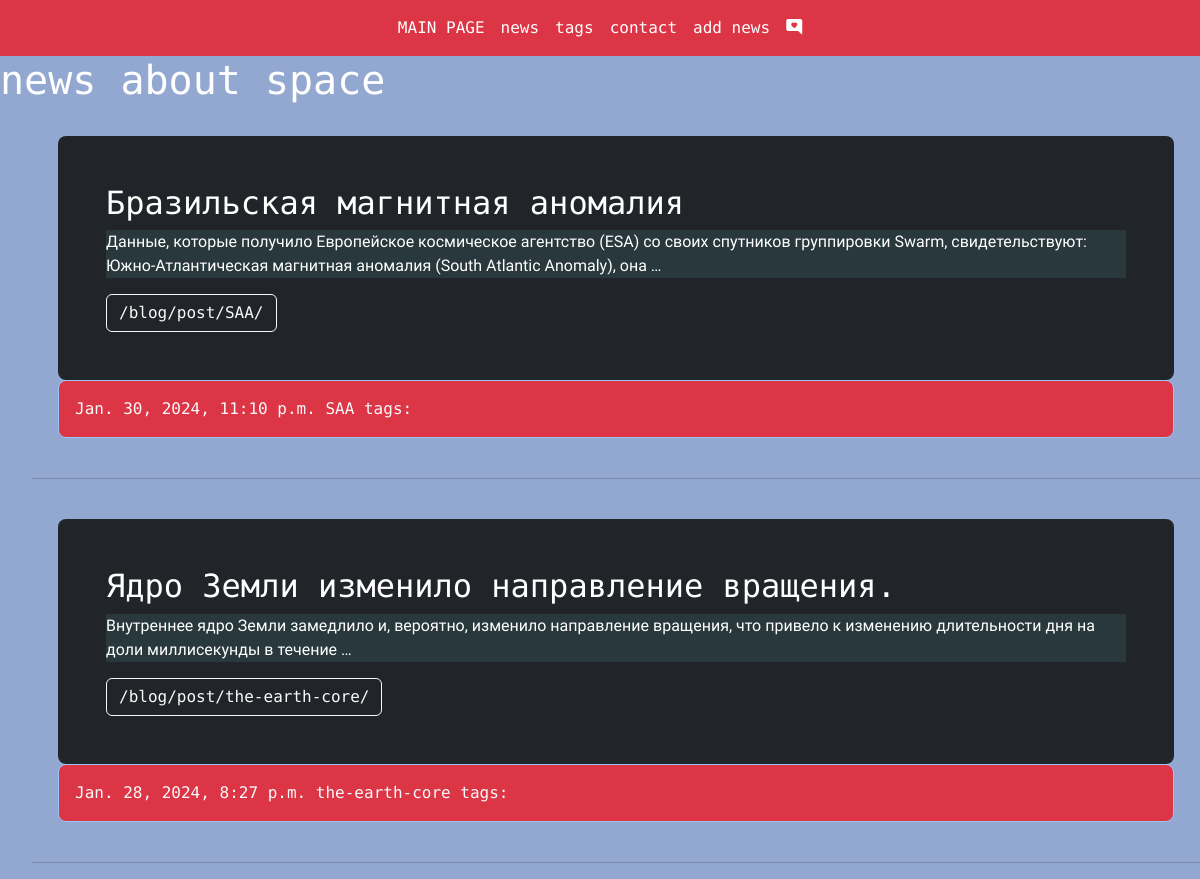
Page /blog/ on the earlier database version.
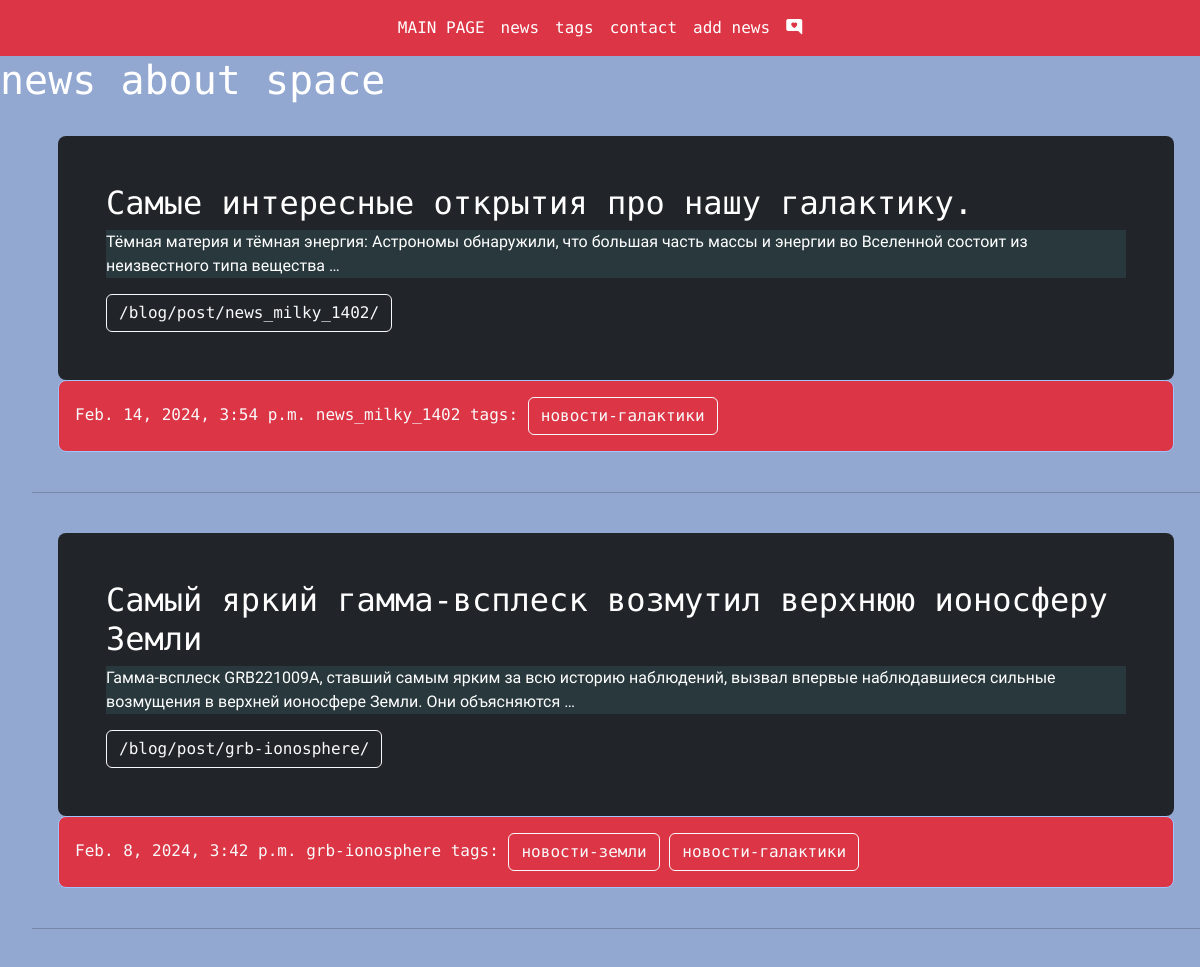
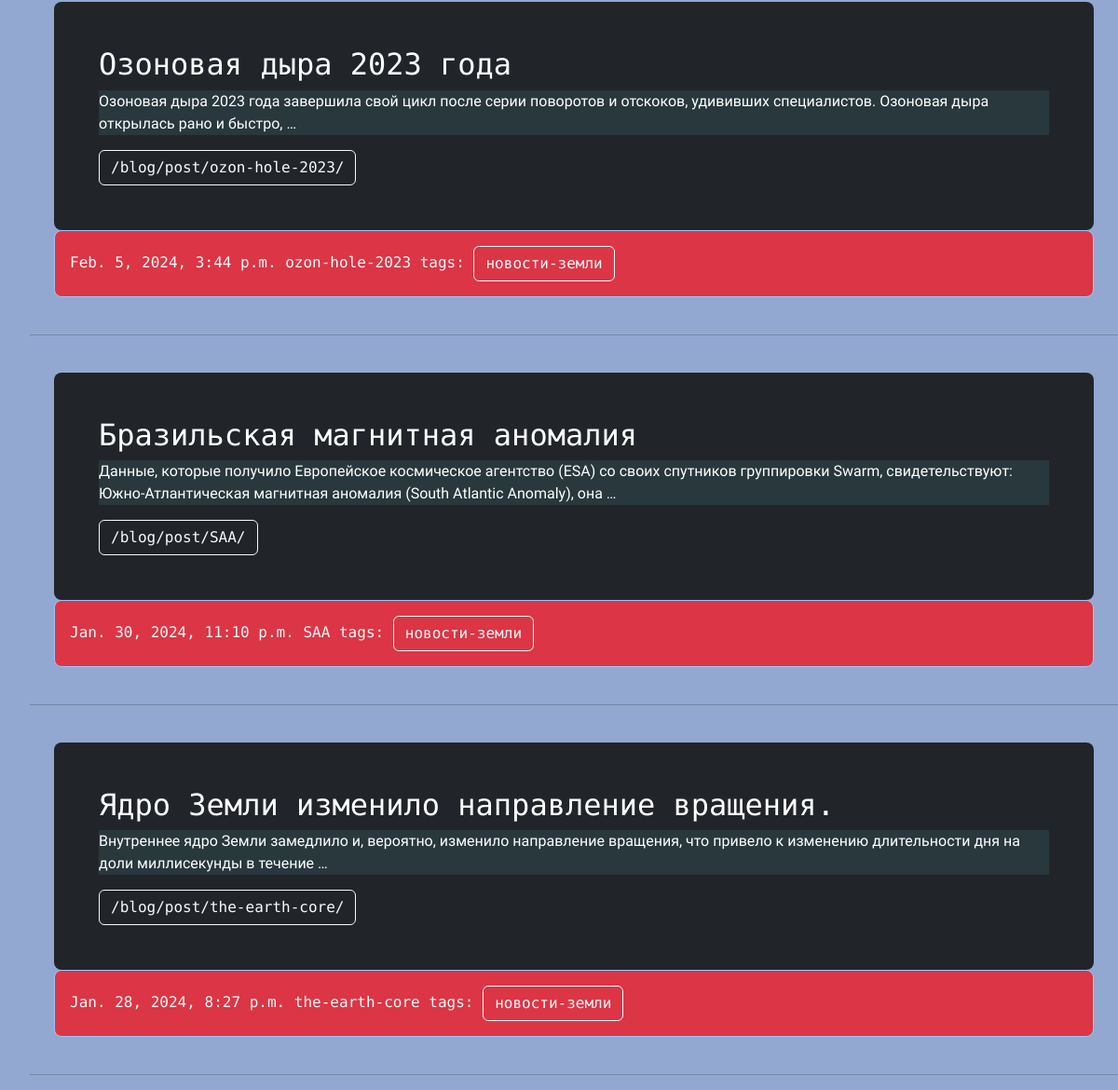
Same page on the later database version (2 pictures, top to bottom).
### blog/models.py (models this page shows, shortened)
class SkyNews(models.Model):
    title = models.CharField(max_length=255, verbose_name="Заголовок")#строковое поле с ограничением кол-ва ввода
    slug = models.SlugField(max_length=255, db_index=True, unique=True)
    newscontent = models.TextField(blank=True)#бланк тру - можно ниче не передавать
    time_create = models.DateTimeField(auto_now_add=True)
    time_update = models.DateTimeField(auto_now=True)
    is_published = models.BooleanField(default=True)
    tags = models.ManyToManyField('Tag', blank=True, related_name='posts')
    photo = models.ImageField(upload_to='photos/%Y/%m/%d/', default=None,
                              blank=True, null=True, verbose_name='фото')
    ''' This is a Python function that returns the absolute URL for a specific object instance in Django
   web framework. It uses the reverse function from django.urls module to generate the URL by
   reversing the URL configuration. In this case, it reverses the 'posts_detail' view name and
    passes the keyword argument 'slug' with the value of the current object's slug attribute (self.slug).
     This method is commonly used in class-based
   views (CBV) when you need to create links to detail pages for individual objects.'''
    def get_absolute_url(self):
        return reverse('posts_detail', kwargs={'slug': self.slug})
    class Meta:
        ordering = ['-time_create']
        indexes = [
            models.Index(fields=['-time_create'])
        ]

class Tag(models.Model):
    title = models.CharField(max_length=50, db_index=True, verbose_name="название тэга")#строковое поле с ограничением кол-ва ввода
    slug = models.SlugField(max_length=50, unique=True)
    def get_absolute_url(self):
        return reverse('tag_detail_url', kwargs={'slug': self.slug})

### blog/views.py (the view)
# urls.py: path('', posts_list),
def posts_list(request):
    posts = SkyNews.objects.all()
    return render(request, 'blog/list_of_news.html', context={'posts':posts})

### blog/templates/blog/list_of_news.html (shortened to what this page needs)
{% extends 'base.html' %}
{% block content %}
<h1 style="color: #fff;">news about space</h1>
<ul>
    {% for p in posts %}
    {% if p.is_published %}
        <div class="container py-4">
    <div class="row align-items-md-stretch">
      <div class="col-md-16">
        <div class="h-100 p-5 text-bg-dark rounded-3">
          <h2>{{ p.title }}</h2>
          <p style="background-color: #28383d; font-family: Lobster;"> {{ p.newscontent|truncatewords:20 }}</p>
            <a class="btn btn-outline-light" href="{{ p.get_absolute_url }}" role="button">{{ p.get_absolute_url }}</a>
        </div>
      </div>
   </div>
            <div class="p-3 text-light bg-danger border border-primary-subtle rounded-3">
        {{ p.time_create  }} {{ p.slug }}
                tags:
        {% for tag in p.tags.all %}
            <a class="btn btn-outline-light" href="{{ tag.get_absolute_url }}" role="button">{{ tag.title }}</a>
        {% endfor %}
            </div>
        </div>
    <hr>
    {% endif %}
    {% endfor %}
</ul>
{% endblock %}

### templates/base.html (shortened to what this page needs)
{% load static %}
<!DOCTYPE html>
<html lang="en">
<head>
    <link type="text/css" href="{% static 'blog/css/bootstrap.min.css' %}" rel="stylesheet" />
    <link rel="stylesheet" href="https://cdn.jsdelivr.net/npm/bootstrap-icons@1.11.3/font/bootstrap-icons.min.css">
</head>
<body style="background-color: #92a8d1; font-family: Kode Mono;">
 <nav class="navbar navbar-expand-lg navbar-dark bg-danger" aria-label="Tenth navbar example">
    <div class="container-fluid">
      <div class="collapse navbar-collapse justify-content-md-center" id="navbarsExample08">
        <ul class="navbar-nav">
          <li class="nav-item">
            <a class="nav-link active" aria-current="page" href="http://127.0.0.1:8000/">MAIN PAGE</a>
          </li>
          <li class="nav-item">
            <a class="nav-link active" href="{% url 'posts_list_url' %}">news</a>
          </li>
            <li class="nav-item">
            <a class="nav-link active" href="{% url 'tags_list_url' %}">tags</a>
          </li>
          <li class="nav-item">
            <a class="nav-link active" href="http://127.0.0.1:8000/">contact</a>
          </li>
            <li class="nav-item">
            <a class="nav-link active" href="{% url 'addpage_url' %}">add news</a>
          </li>
            <li class="nav-item">
            <a class="nav-link active" href="{% url 'addphoto_url' %}"><i class="bi bi-chat-right-heart-fill"></i></a>
          </li>
        </ul>
      </div>
    </div>
  </nav>
{% block content %} {% endblock %}
</body>
</html>

Differences in the rows shown:
added SkyNews: title "Самые интересные открытия про нашу галактику.", newscontent "Тёмная материя и тёмная энергия: Астрономы обнаружили, что большая часть массы и энергии во Вселенной состоит из неизвестного типа вещества …", get_absolute_url "/blog/post/news_milky_1402/", time_create "Feb. 14, 2024, 3:54 p.m.", slug "news_milky_1402"
added Tag: title "новости-галактики"
added SkyNews: title "Самый яркий гамма-всплеск возмутил верхнюю ионосферу Земли", newscontent "Гамма-всплеск GRB221009A, ставший самым ярким за всю историю наблюдений, вызвал впервые наблюдавшиеся сильные возмущения в верхней ионосфере Земли. Они объясняются …", get_absolute_url "/blog/post/grb-ionosphere/", time_create "Feb. 8, 2024, 3:42 p.m.", slug "grb-ionosphere"
added Tag: title "новости-земли"
added SkyNews: title "Озоновая дыра 2023 года", newscontent "Озоновая дыра 2023 года завершила свой цикл после серии поворотов и отскоков, удививших специалистов. Озоновая дыра открылась рано и быстро, …", get_absolute_url "/blog/post/ozon-hole-2023/", time_create "Feb. 5, 2024, 3:44 p.m.", slug "ozon-hole-2023"
